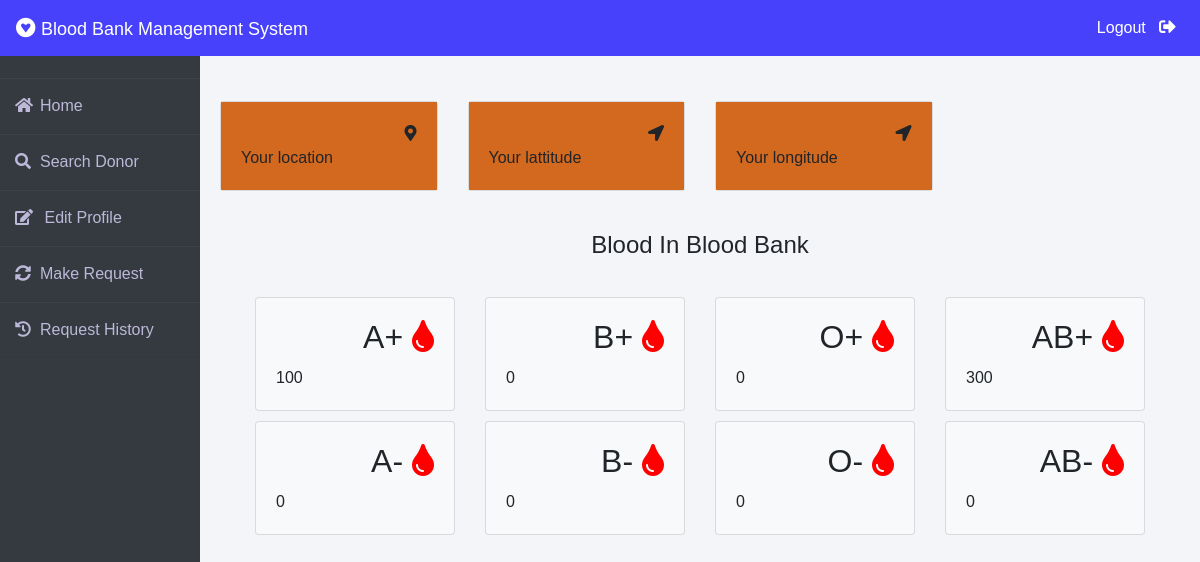
The app's page /patient/patient-dashboard (signed in) with its own data.
### blood/models.py (models this page shows, shortened)
class Stock(models.Model):
    bloodgroup=models.CharField(max_length=10)
    unit=models.PositiveIntegerField(default=0)

### patient/views.py (the view)
# urls.py: path('patient-dashboard', views.patient_dashboard_view,name='patient/patient-dashboard'),
def patient_dashboard_view(request):
    patient= models.Patient.objects.get(user_id=request.user.id)
    current_location=geocoder.ip('me')
    city=str(current_location.city).capitalize()
    donor_list=dmodels.Donor.objects.filter(address=city).exclude(status='Unavailable')
    dict={
        'requestpending': bmodels.BloodRequest.objects.all().filter(request_by_patient=patient).filter(status='Pending').count(),
        'requestapproved': bmodels.BloodRequest.objects.all().filter(request_by_patient=patient).filter(status='Approved').count(),
        'requestmade': bmodels.BloodRequest.objects.all().filter(request_by_patient=patient).count(),
        'requestrejected': bmodels.BloodRequest.objects.all().filter(request_by_patient=patient).filter(status='Rejected').count(),
        'current_location':city,
        'current_lattitude':current_location.lat,
        'current_longitude':current_location.lng,
        'A1':bmodels.Stock.objects.get(bloodgroup="A+"),
        'A2':bmodels.Stock.objects.get(bloodgroup="A-"),
        'B1':bmodels.Stock.objects.get(bloodgroup="B+"),
        'B2':bmodels.Stock.objects.get(bloodgroup="B-"),
        'AB1':bmodels.Stock.objects.get(bloodgroup="AB+"),
        'AB2':bmodels.Stock.objects.get(bloodgroup="AB-"),
        'O1':bmodels.Stock.objects.get(bloodgroup="O+"),
        'O2':bmodels.Stock.objects.get(bloodgroup="O-"),
    }
    print(dict['A1'].unit)
    return render(request,'patient/patient_dashboard.html',context=dict)

### templates/patient/patient_dashboard.html (shortened to what this page needs)
{% extends 'patient/patientbase.html' %}
{% block content %}
<head>
</head>
<br><br>
<div class="container">
    <div class="row" >
        <div class="col-sm-3" >
          <div class="card bg-light" >
              <div class="card-body" style="background-color: chocolate;">
                  <div class="blood" >
                    <i class="fas fa-map-marker-alt	"></i>
                  </div><br>
                  <div>
                       Your location <br>
                  </div>
              </div>
            </div>
        </div>
        <div class="col-sm-3">
          <div class="card bg-light">
              <div class="card-body" style="background-color: chocolate;">
                  <div class="blood">
                    <i class="fas fa-location-arrow	"></i>
                  </div><br>
                  <div>
                       Your lattitude <br>
                  </div>
              </div>
            </div>
        </div>
        <div class="col-sm-3">
          <div class="card bg-light">
              <div class="card-body" style="background-color: chocolate;">
                  <div class="blood">
                    <i class="fas fa-location-arrow	"></i>
                  </div><br>
                  <div>
                       Your longitude <br>
                  </div>
              </div>
            </div>
        </div>
    </div>
    <div class="container rows">
      <H4 class="text-center">Blood In Blood Bank</H4><br>
      <div class="row">
        <div class="col-sm-3">
          <div class="card bg-light">
            <div class="card-body">
                <div class="blood">
                    <h2>A+ <i class="fas fa-tint"></i></h2>
                </div><br><br>
                <div>
                    {{A1.unit}}
                </div>
            </div>
          </div>
        </div>
        <div class="col-sm-3">
            <div class="card bg-light">
                <div class="card-body">
                    <div class="blood">
                        <h2>B+ <i class="fas fa-tint"></i></h2>
                    </div><br><br>
                    <div>
                      {{B1.unit}}
                    </div>
                </div>
              </div>
        </div>
        <div class="col-sm-3">
            <div class="card bg-light">
                <div class="card-body">
                    <div class="blood">
                        <h2>O+ <i class="fas fa-tint"></i></h2>
                    </div><br><br>
                    <div>
                      {{O1.unit}}
                    </div>
                </div>
              </div>
          </div>
          <div class="col-sm-3">
            <div class="card bg-light">
                <div class="card-body">
                    <div class="blood">
                        <h2>AB+ <i class="fas fa-tint"></i></h2>
                    </div><br><br>
                    <div>
                      {{AB1.unit}}
                    </div>
                </div>
              </div>
          </div>
      </div>
      <div class="row">
        <div class="col-sm-3">
          <div class="card bg-light">
            <div class="card-body">
                <div class="blood">
                    <h2>A- <i class="fas fa-tint"></i></h2>
                </div><br><br>
                <div>
                  {{A2.unit}}
                </div>
            </div>
          </div>
        </div>
        <div class="col-sm-3">
            <div class="card bg-light">
                <div class="card-body">
                    <div class="blood">
                        <h2>B- <i class="fas fa-tint"></i></h2>
                    </div><br><br>
                    <div>
                      {{B2.unit}}
                    </div>
                </div>
              </div>
        </div>
        <div class="col-sm-3">
            <div class="card bg-light">
                <div class="card-body">
                    <div class="blood">
                        <h2>O- <i class="fas fa-tint"></i></h2>
                    </div><br><br>
                    <div>
                      {{O2.unit}}
                    </div>
                </div>
              </div>
          </div>
          <div class="col-sm-3">
            <div class="card bg-light">
                <div class="card-body">
                    <div class="blood">
                        <h2>AB- <i class="fas fa-tint"></i></h2>
                    </div><br><br>
                    <div>
                      {{AB2.unit}}
                    </div>
                </div>
              </div>
          </div>
      </div>
  </div>
</div>
{% endblock content %}

### templates/patient/patientbase.html (style rules this page uses)
.row { padding: 5px; }
.fa-tint { color: red; }
.blood { float: right; }
* { margin: 0; padding: 0; box-sizing: border-box; list-style: none; text-decoration: none; font-family: 'Josefin Sans', sans-serif; }
body { background-color: #f3f5f9; }

### templates/patient/patient_dashboard.html (style rules this page uses)
.rows { padding: 35px; }

### records on screen
Stock: unit "100"
Stock: unit "0"
Stock: unit "0"
Stock: unit "300"
Stock: unit "0"
Stock: unit "0"
Stock: unit "0"
Stock: unit "0"
